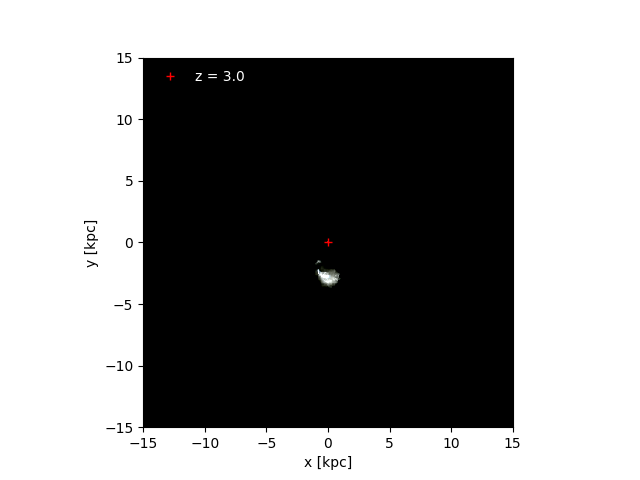
#> input picture cptmarvel5/ID= 89425759,z= 3.0.png, 640 x 480 px
$ python subplot.py
#> lines starting #> are read from the running program, lines starting #| are printed output that depends on the picture
import matplotlib.pyplot as plt
import matplotlib.image as mpimg


img1= mpimg.imread('ID= 89425759,z= 3.0.png')
#> img1 is the input picture: shape (480, 640, 4) float32; mean R, G, B, A 0.551, 0.551, 0.551, 1
img2= mpimg.imread('ID= 89425759,z= 2.65.png')
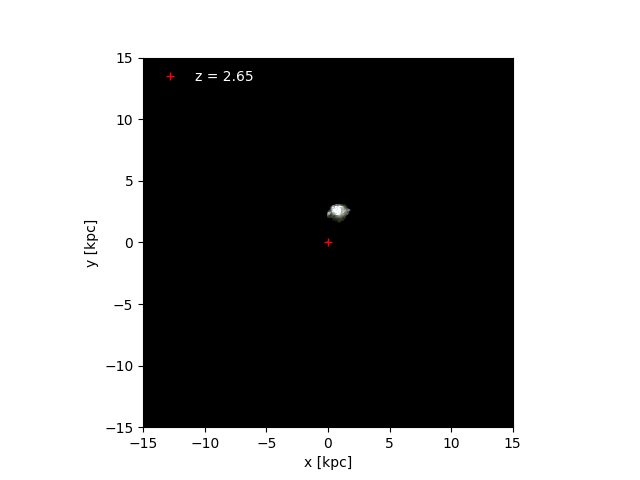
#> input picture cptmarvel5/ID= 89425759,z= 2.65.png, 640 x 480 px
#> img2 is the input picture: shape (480, 640, 4) float32; mean R, G, B, A 0.551, 0.551, 0.551, 1
img3= mpimg.imread('ID= 89425759,z= 2.29.png')
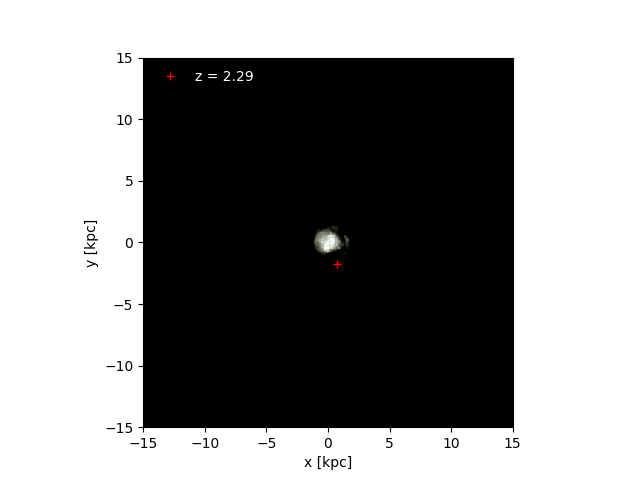
#> input picture cptmarvel5/ID= 89425759,z= 2.29.png, 640 x 480 px
#> img3 is the input picture: shape (480, 640, 4) float32; mean R, G, B, A 0.551, 0.551, 0.551, 1

img4= mpimg.imread('ID= 89425759,z= 1.75.png')
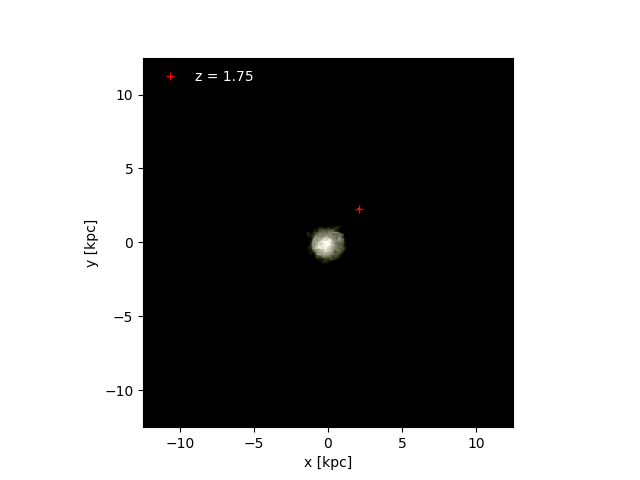
#> input picture cptmarvel5/ID= 89425759,z= 1.75.png, 640 x 480 px
#> img4 is the input picture: shape (480, 640, 4) float32; mean R, G, B, A 0.553, 0.552, 0.552, 1
img5= mpimg.imread('ID= 89425759,z= 1.5.png')
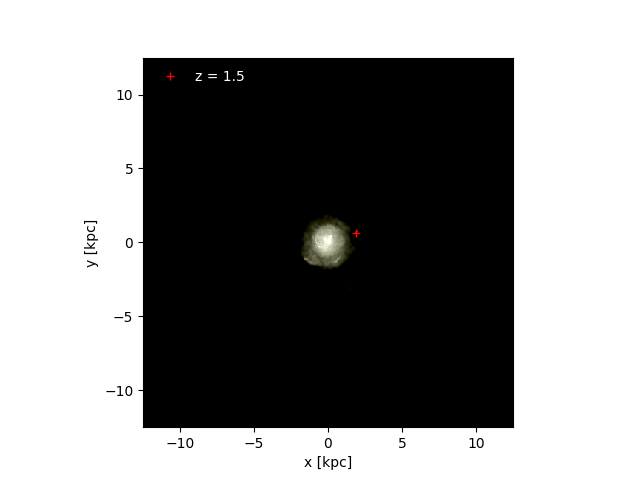
#> input picture cptmarvel5/ID= 89425759,z= 1.5.png, 640 x 480 px
#> img5 is the input picture: shape (480, 640, 4) float32; mean R, G, B, A 0.554, 0.554, 0.553, 1
img6= mpimg.imread('ID= 89425759,z= 1.4.png')
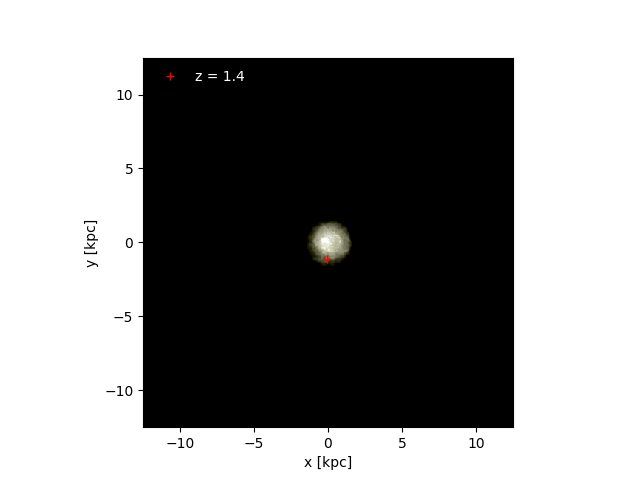
#> input picture cptmarvel5/ID= 89425759,z= 1.4.png, 640 x 480 px
#> img6 is the input picture: shape (480, 640, 4) float32; mean R, G, B, A 0.553, 0.553, 0.553, 1

#(ax4,ax5,ax6)

fig,((ax1, ax2,ax3))= plt.subplots(1,3, figsize=(10,10))
ax1.imshow(img1)
ax1.axis('off')
ax2.imshow(img2)
ax2.axis('off')
ax3.imshow(img3)
ax3.axis('off')
# [6 lines of commented-out code are left out]
fig.tight_layout()

fig.savefig('merger1.png')
